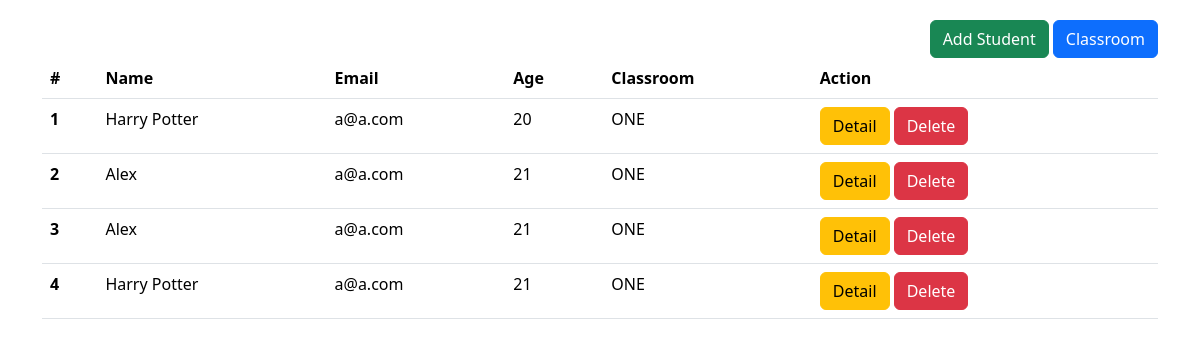
The page /cb/student-list/ on the database its author committed.
### crud/models.py (models this page shows, shortened)
class Student(models.Model):
    name = models.CharField(max_length=20)
    email = models.EmailField()
    age = models.IntegerField()
    classroom = models.ForeignKey(ClassRoom, on_delete=models.CASCADE,
                                  related_name="classroom_students")

class ClassRoom(models.Model):
    name = models.CharField(max_length=20, unique=True)

### classbased/views.py (the view)
# urls.py: path("student-list/", StudentListView.as_view()),
class StudentListView(ListView):
    queryset = Student.objects.all()
    template_name = "classbased/student.html"
    context_object_name = "students"

### classbased/templates/classbased/student.html (shortened to what this page needs)
{% extends 'crud/base.html' %}
{% block content %}
    <div style="float: right">
        <a class="btn btn-success" href="{% url 'add_student' %}">Add Student</a>
        <a class="btn btn-primary" href="{% url 'crud_classroom' %}">Classroom</a>
    </div><br>
    <table class="table">
        <thead>
        <tr>
            <th scope="col">#</th>
            <th scope="col">Name</th>
            <th scope="col">Email</th>
            <th scope="col">Age</th>
            <th scope="col">Classroom</th>
            <th scope="col">Action</th>
        </tr>
        </thead>
        <tbody>
        {% for student in students %}
            <tr>
                <th scope="row">{{ forloop.counter }}</th>
                <td>{{ student.name }}</td>
                <td>{{ student.email }}</td>
                <td>{{ student.age }}</td>
                <td>{{ student.classroom.name }}</td>
                <td>
                    <a class="btn btn-warning" href="{% url 'cb_student_detail' student.id %}">Detail</a>
                    <a class="btn btn-danger" href="#">Delete</a>
                </td>
            </tr>
        {% endfor %}
        </tbody>
    </table>
{% endblock %}

### rows shown on the page
Student: name "Harry Potter", email "a@a.com", age "20", classroom.name "ONE"
Student: name "Alex", email "a@a.com", age "21", classroom.name "ONE"
Student: name "Alex", email "a@a.com", age "21", classroom.name "ONE"
Student: name "Harry Potter", email "a@a.com", age "21", classroom.name "ONE"
